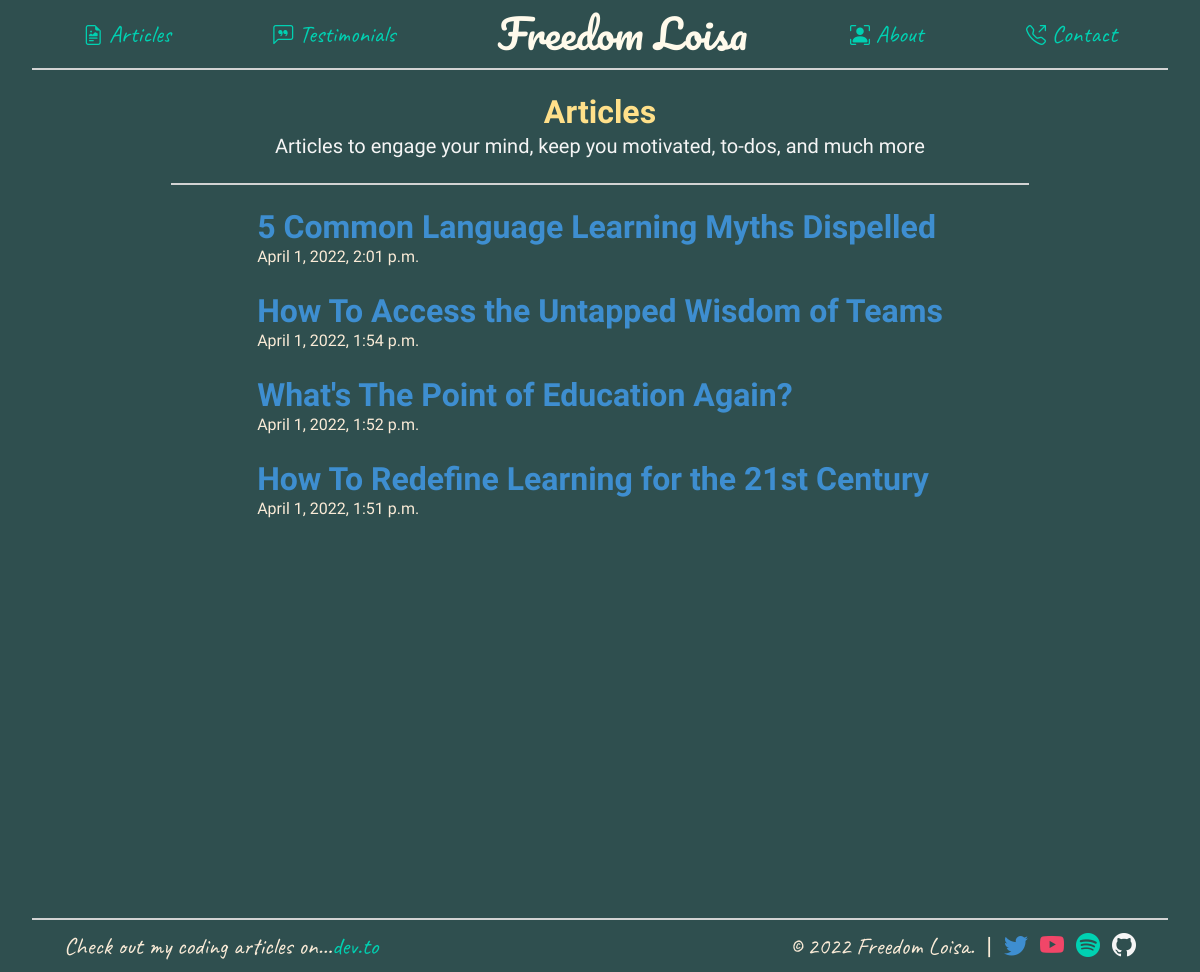
/all-articles/, run on the app's committed database.
### core/models.py (models this page shows, shortened)
class Article(models.Model):
    STATUS = (
        (0, 'Draft'),
        (1, 'Published')
    )
    title = models.CharField(max_length = 225, unique = True)
    slug = models.SlugField(max_length = 225, unique = True)
    thumbnail = CloudinaryField('thumbnail')
    meta_description = models.CharField(max_length = 225, blank = True)
    content = RichTextField()
    status = models.IntegerField(choices = STATUS, default = 0)
    tags = models.ManyToManyField(Tag, blank = True)
    date_created = models.DateTimeField(auto_now_add = True)
    date_published = models.DateTimeField(blank=True, null=True)
    date_modified = models.DateTimeField(auto_now = True)
    class Meta:
        ordering = ['-date_published']

### core/views.py (the view)
# urls.py: path('all-articles/', views.articles, name='all_articles'),
def articles(request):
    all_articles = Article.objects.filter(status=1)
    context = {
        'articles': all_articles,
    }
    return render(request, 'core/all_articles.html', context)

### core/templates/core/all_articles.html (shortened to what this page needs)
{% extends 'base.html' %}
{% load static %}
{% block body %}
<div class="parent container is-fluid">
  <div class="articles-container">
    <div class="article-intro has-text-centered">
      <p class="title has-text-warning">Articles</p>
      <p class="subtitle has-text-light is-size-5">
        Articles to engage your mind, keep you motivated, to-dos, and much more
      </p>
    </div>
    <hr class="divider-separator" />
    <div class="all-articles">
      {% if articles %}
      {% for article in articles %}
      <a
        href="{% url 'this_article' article.slug %}"
        class="title has-text-info is-size-3"
      >
        {{ article.title }}
      </a>
      <p class="has-text-gray">{{ article.date_published }}</p>
      <br />
      {% endfor %}
      {% else %}
      <p class="title has-text-light has-text-centered">
        No articles have been posted yet.
      </p>
      {% endif %}
    </div>
  </div>
</div>
{% endblock %}

### static/css/styles.css (style rules this page uses)
body, html { font-family: "Arima Madurai", cursive !important; background-color: darkslategrey !important; color: antiquewhite !important; scroll-behavior: smooth !important; }
.divider-separator { background-color: lightgray !important; }
.this-article-container, .articles-container, .testimonials-container { width: 80% !important; margin: auto !important; }
.all-articles { width: fit-content; margin: auto; }

### data on the page
Article: title "5 Common Language Learning Myths Dispelled", date_published "April 1, 2022, 2:01 p.m."
Article: title "How To Access the Untapped Wisdom of Teams", date_published "April 1, 2022, 1:54 p.m."
Article: title "What's The Point of Education Again?", date_published "April 1, 2022, 1:52 p.m."
Article: title "How To Redefine Learning for the 21st Century", date_published "April 1, 2022, 1:51 p.m."
